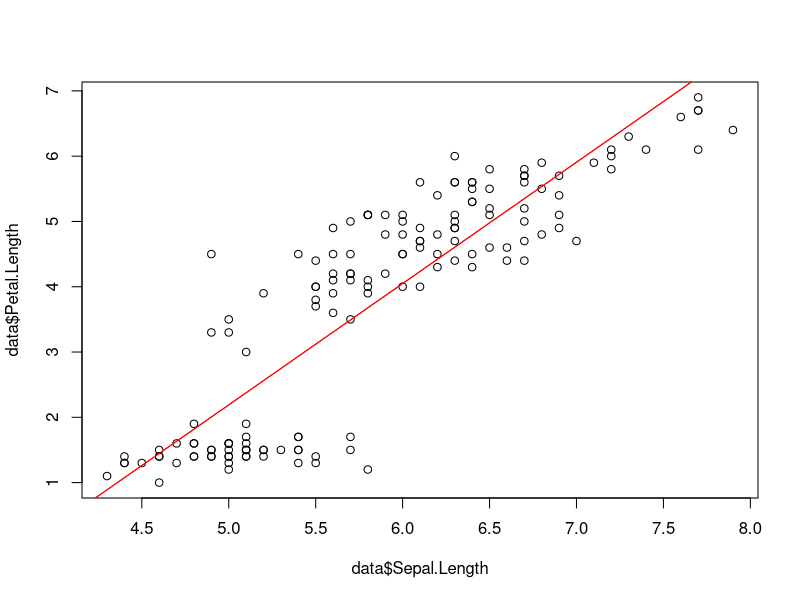
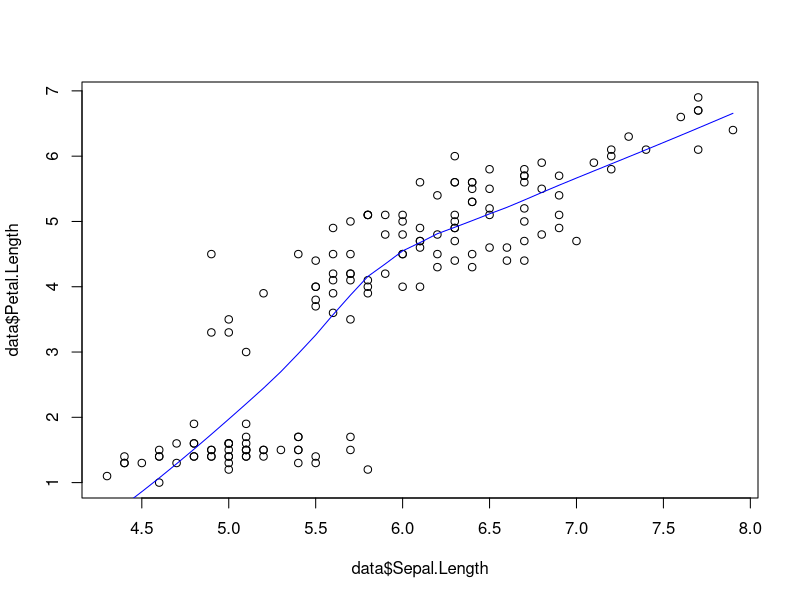
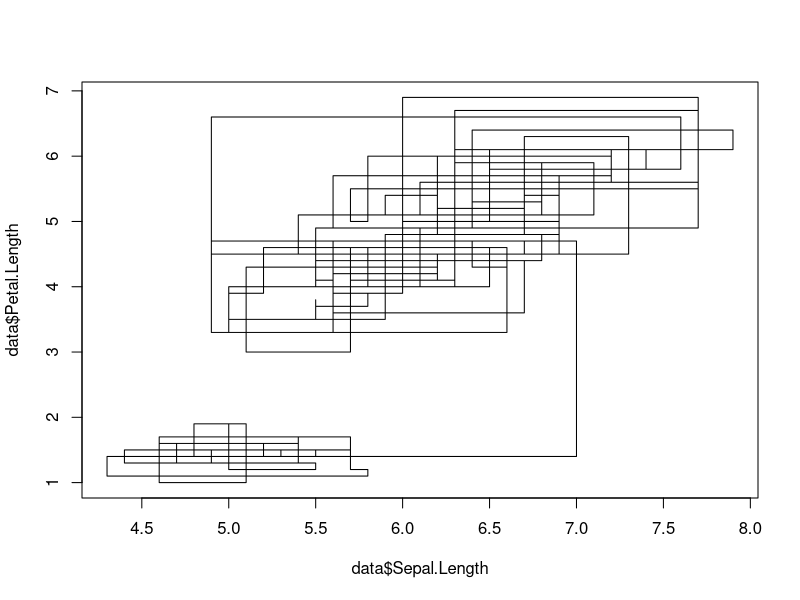
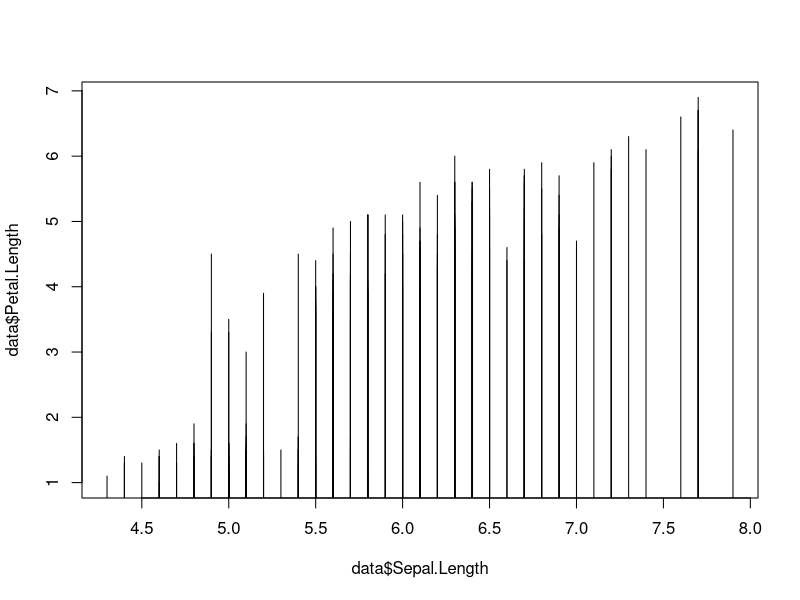
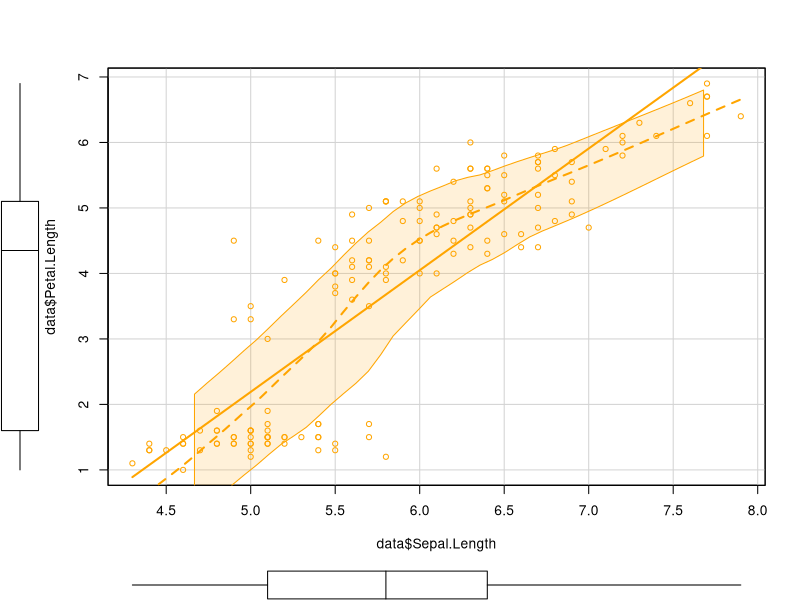
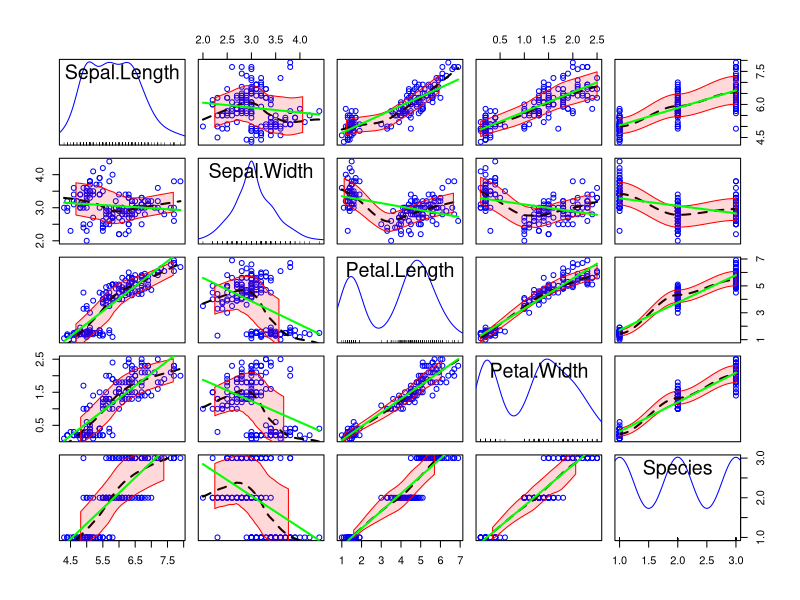
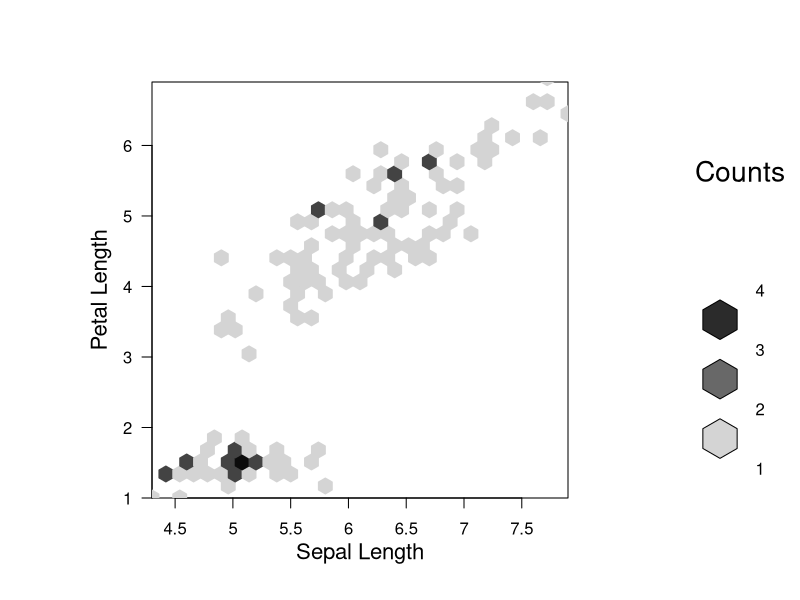

Source code (R) for these figures, in order:
# Plotting in R
data <- iris
colnames(data)
summary(data)
# Regression line
plot(data$Petal.Length ~ data$Sepal.Length)
reg1 <- lm(data$Petal.Length ~ data$Sepal.Length)
abline(reg1, col="red")

abline(lm(data$Petal.Length ~ data$Sepal.Length), col="red")
# Lowess line 
# A lowess line is a smoothed line calculated using locally weighted polynomial regression
plot(data$Petal.Length ~ data$Sepal.Length)
lines(lowess(data$Sepal.Length, data$Petal.Length), col="blue")

# steps diagram
plot(data$Sepal.Length,data$Petal.Length, type = "s")
# histogram 
plot(data$Sepal.Length, data$Petal.Length, type = "h")

# Scatterplot
library(car)
scatterplot(data$Sepal.Length, data$Petal.Length, col = "orange", pch = 1)
scatterplotMatrix(data, regLine = list(col="green"), pch = 1,
                  smooth = list(col.smooth="black", col.spread="red"))

# Density scatterplot 
library(hexbin)
bin<-hexbin(data$Sepal.Length, data$Petal.Length, xbins = 30)
summary(bin)
plot(bin, xlab = "Sepal Length", ylab = "Petal Length")






